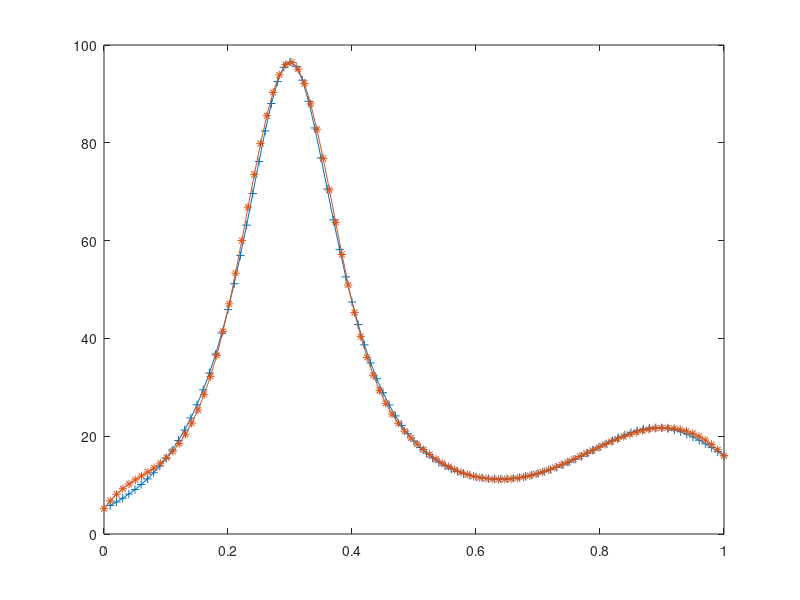

The MATLAB script that drew this image:
function spline2humps()
%Created by FZF
x=[0,0.1,0.2,0.3,0.4,0.5,0.6,0.7,0.8,0.9,1];
y=[5.176,15.471,45.887,96.5,47.448,19,11.692,12.382,17.846,21.703,16];
xi=linspace(0,1,100);
yi=spline(x,y,xi);
for i=1:100
    xt(i)=0.01*i;
    yt(i)=1/((xt(i)-0.3)^2+0.01)+1/((xt(i)-0.9)^2+0.04)-6;
end
plot(xt,yt,'-+',xi,yi,'-*');
end